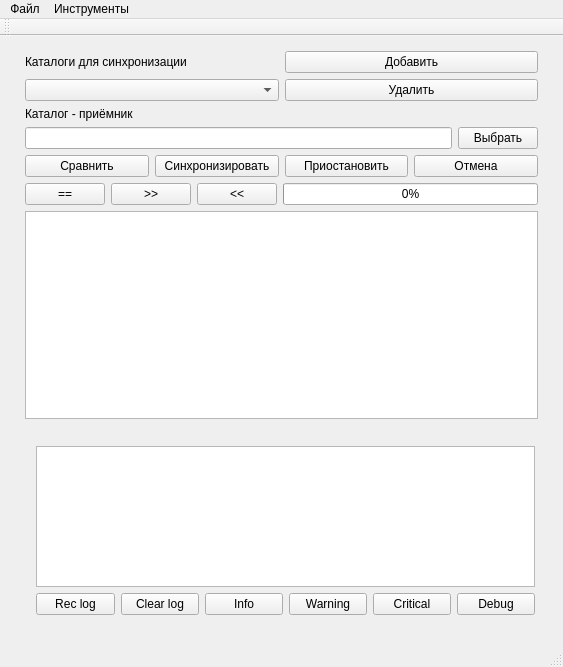
<?xml version="1.0" encoding="UTF-8"?>
<ui version="4.0">
 <class>MainWindow</class>
 <widget class="QMainWindow" name="MainWindow">
  <property name="geometry">
   <rect>
    <x>0</x>
    <y>0</y>
    <width>563</width>
    <height>667</height>
   </rect>
  </property>
  <property name="windowTitle">
   <string>SyncList</string>
  </property>
  <widget class="QWidget" name="centralWidget">
   <property name="sizePolicy">
    <sizepolicy hsizetype="Preferred" vsizetype="Preferred">
     <horstretch>0</horstretch>
     <verstretch>0</verstretch>
    </sizepolicy>
   </property>
   <widget class="QWidget" name="verticalLayoutWidget">
    <property name="geometry">
     <rect>
      <x>10</x>
      <y>0</y>
      <width>543</width>
      <height>611</height>
     </rect>
    </property>
    <layout class="QVBoxLayout" name="verticalLayout">
     <property name="sizeConstraint">
      <enum>QLayout::SetDefaultConstraint</enum>
     </property>
     <property name="leftMargin">
      <number>15</number>
     </property>
     <property name="topMargin">
      <number>15</number>
     </property>
     <property name="rightMargin">
      <number>15</number>
     </property>
     <property name="bottomMargin">
      <number>15</number>
     </property>
     <item>
      <layout class="QHBoxLayout" name="horizontalLayout">
       <item>
        <layout class="QVBoxLayout" name="verticalLayout_3">
         <item>
          <widget class="QLabel" name="dirTOSync">
           <property name="text">
            <string>Каталоги для синхронизации</string>
           </property>
          </widget>
         </item>
         <item>
          <widget class="QComboBox" name="sourceListCmbBox"/>
         </item>
        </layout>
       </item>
       <item>
        <layout class="QVBoxLayout" name="verticalLayout_2">
         <item>
          <widget class="QPushButton" name="addButton">
           <property name="text">
            <string>Добавить</string>
           </property>
          </widget>
         </item>
         <item>
          <widget class="QPushButton" name="deleteButton">
           <property name="text">
            <string>Удалить</string>
           </property>
          </widget>
         </item>
        </layout>
       </item>
      </layout>
     </item>
     <item>
      <layout class="QHBoxLayout" name="horizontalLayout_3">
       <item>
        <layout class="QVBoxLayout" name="verticalLayout_6">
         <item>
          <widget class="QLabel" name="labelDst">
           <property name="text">
            <string>Каталог - приёмник</string>
           </property>
          </widget>
         </item>
         <item>
          <layout class="QHBoxLayout" name="horizontalLayout_4">
           <item>
            <widget class="QLineEdit" name="dstDirEdit">
             <property name="enabled">
              <bool>true</bool>
             </property>
             <property name="readOnly">
              <bool>true</bool>
             </property>
            </widget>
           </item>
           <item>
            <widget class="QPushButton" name="chooseButton">
             <property name="text">
              <string>Выбрать</string>
             </property>
            </widget>
           </item>
          </layout>
         </item>
        </layout>
       </item>
      </layout>
     </item>
     <item>
      <layout class="QHBoxLayout" name="horizontalLayout_6">
       <item>
        <widget class="QPushButton" name="diffButton">
         <property name="text">
          <string>Сравнить</string>
         </property>
        </widget>
       </item>
       <item>
        <widget class="QPushButton" name="syncButton">
         <property name="text">
          <string>Синхронизировать</string>
         </property>
        </widget>
       </item>
       <item>
        <widget class="QPushButton" name="pauseButton">
         <property name="text">
          <string>Приостановить</string>
         </property>
         <property name="checkable">
          <bool>true</bool>
         </property>
        </widget>
       </item>
       <item>
        <widget class="QPushButton" name="cancelButton">
         <property name="text">
          <string>Отмена</string>
         </property>
        </widget>
       </item>
      </layout>
     </item>
     <item>
      <layout class="QHBoxLayout" name="horizontalLayout_2">
       <item>
        <widget class="QPushButton" name="equalButton">
         <property name="text">
          <string>==</string>
         </property>
         <property name="checkable">
          <bool>true</bool>
         </property>
        </widget>
       </item>
       <item>
        <widget class="QPushButton" name="newestButton">
         <property name="text">
          <string>&gt;&gt;</string>
         </property>
         <property name="checkable">
          <bool>true</bool>
         </property>
        </widget>
       </item>
       <item>
        <widget class="QPushButton" name="latestButton">
         <property name="text">
          <string>&lt;&lt;</string>
         </property>
         <property name="checkable">
          <bool>true</bool>
         </property>
        </widget>
       </item>
       <item>
        <widget class="QProgressBar" name="progressBar">
         <property name="maximum">
          <number>100</number>
         </property>
         <property name="value">
          <number>0</number>
         </property>
        </widget>
       </item>
      </layout>
     </item>
     <item>
      <widget class="QTableWidget" name="tableOfDifference">
       <property name="sizePolicy">
        <sizepolicy hsizetype="Expanding" vsizetype="Expanding">
         <horstretch>0</horstretch>
         <verstretch>0</verstretch>
        </sizepolicy>
       </property>
       <property name="contextMenuPolicy">
        <enum>Qt::DefaultContextMenu</enum>
       </property>
       <property name="autoFillBackground">
        <bool>false</bool>
       </property>
       <property name="horizontalScrollBarPolicy">
        <enum>Qt::ScrollBarAsNeeded</enum>
       </property>
       <property name="dragEnabled">
        <bool>false</bool>
       </property>
       <property name="dragDropOverwriteMode">
        <bool>false</bool>
       </property>
       <property name="dragDropMode">
        <enum>QAbstractItemView::NoDragDrop</enum>
       </property>
       <property name="alternatingRowColors">
        <bool>false</bool>
       </property>
       <property name="gridStyle">
        <enum>Qt::SolidLine</enum>
       </property>
       <property name="sortingEnabled">
        <bool>false</bool>
       </property>
       <property name="wordWrap">
        <bool>false</bool>
       </property>
       <attribute name="horizontalHeaderCascadingSectionResizes">
        <bool>false</bool>
       </attribute>
       <attribute name="horizontalHeaderShowSortIndicator" stdset="0">
        <bool>false</bool>
       </attribute>
       <attribute name="horizontalHeaderStretchLastSection">
        <bool>false</bool>
       </attribute>
      </widget>
     </item>
     <item>
      <widget class="QWidget" name="logWidget" native="true">
       <property name="enabled">
        <bool>true</bool>
       </property>
       <property name="sizePolicy">
        <sizepolicy hsizetype="Expanding" vsizetype="Expanding">
         <horstretch>0</horstretch>
         <verstretch>0</verstretch>
        </sizepolicy>
       </property>
       <widget class="QWidget" name="verticalLayoutWidget_2">
        <property name="geometry">
         <rect>
          <x>0</x>
          <y>10</y>
          <width>521</width>
          <height>191</height>
         </rect>
        </property>
        <layout class="QVBoxLayout" name="logLayout">
         <item>
          <widget class="QTextEdit" name="logText">
           <property name="readOnly">
            <bool>true</bool>
           </property>
           <property name="textInteractionFlags">
            <set>Qt::LinksAccessibleByKeyboard|Qt::LinksAccessibleByMouse|Qt::TextBrowserInteraction|Qt::TextSelectableByKeyboard|Qt::TextSelectableByMouse</set>
           </property>
          </widget>
         </item>
         <item>
          <layout class="QHBoxLayout" name="horizontalLayout_5">
           <item>
            <widget class="QPushButton" name="recordLogButton">
             <property name="text">
              <string>Rec log</string>
             </property>
             <property name="checkable">
              <bool>true</bool>
             </property>
            </widget>
           </item>
           <item>
            <widget class="QPushButton" name="clearLogButton">
             <property name="text">
              <string>Clear log</string>
             </property>
            </widget>
           </item>
           <item>
            <widget class="QPushButton" name="infoButton">
             <property name="text">
              <string>Info</string>
             </property>
             <property name="checkable">
              <bool>true</bool>
             </property>
            </widget>
           </item>
           <item>
            <widget class="QPushButton" name="warnButton">
             <property name="text">
              <string>Warning</string>
             </property>
             <property name="checkable">
              <bool>true</bool>
             </property>
            </widget>
           </item>
           <item>
            <widget class="QPushButton" name="critButton">
             <property name="text">
              <string>Critical</string>
             </property>
             <property name="checkable">
              <bool>true</bool>
             </property>
            </widget>
           </item>
           <item>
            <widget class="QPushButton" name="dbgButton">
             <property name="text">
              <string>Debug</string>
             </property>
             <property name="checkable">
              <bool>true</bool>
             </property>
            </widget>
           </item>
          </layout>
         </item>
        </layout>
       </widget>
      </widget>
     </item>
    </layout>
   </widget>
  </widget>
  <widget class="QMenuBar" name="menuBar">
   <property name="geometry">
    <rect>
     <x>0</x>
     <y>0</y>
     <width>563</width>
     <height>21</height>
    </rect>
   </property>
   <widget class="QMenu" name="menu">
    <property name="title">
     <string>Файл</string>
    </property>
    <addaction name="actionCloseProgram"/>
   </widget>
   <widget class="QMenu" name="menu_2">
    <property name="title">
     <string>Инструменты</string>
    </property>
    <addaction name="actionShowSettingsWindow"/>
   </widget>
   <addaction name="menu"/>
   <addaction name="menu_2"/>
  </widget>
  <widget class="QToolBar" name="mainToolBar">
   <attribute name="toolBarArea">
    <enum>TopToolBarArea</enum>
   </attribute>
   <attribute name="toolBarBreak">
    <bool>false</bool>
   </attribute>
  </widget>
  <widget class="QStatusBar" name="statusBar"/>
  <action name="actionCloseProgram">
   <property name="text">
    <string>Выход</string>
   </property>
  </action>
  <action name="actionShowSettingsWindow">
   <property name="text">
    <string>Настройки</string>
   </property>
  </action>
 </widget>
 <layoutdefault spacing="6" margin="11"/>
 <resources/>
 <connections/>
</ui>
